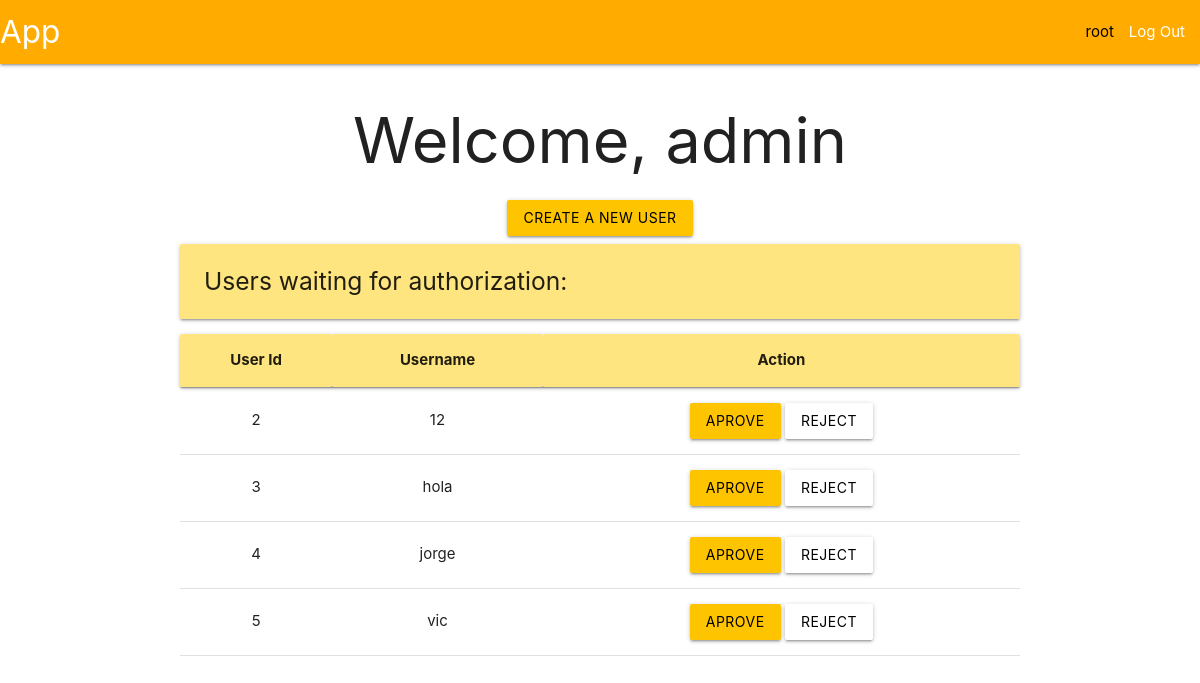
Before: /index/ (signed in) with the older database file.
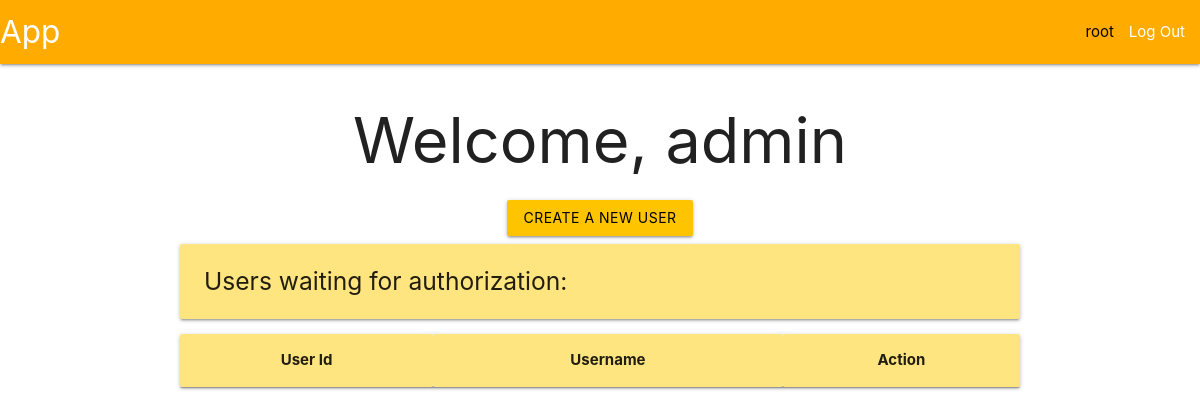
After: the same page with the newer database file.
### tables this page shows
CREATE TABLE user (
    id INTEGER PRIMARY KEY AUTOINCREMENT,
    username TEXT UNIQUE NOT NULL,
    password TEXT NOT NULL,
    role TEXT NOT NULL,
    auth INTEGER DEFAULT 0
);

### app/user.py (the view, shortened to what this page needs)
@bp.route('/', methods=('POST', 'GET'))
@login_required
def index():
    db = get_db()
    db = get_db()
    users = db.execute(
        'SELECT id, username FROM user WHERE auth = 0'
    ).fetchall()
    return render_template('index/index.html', users=users)

### app/auth.py (called while the page is built)
@bp.before_app_request
def load_logged_in_user():
    user_id = session.get('user_id')
    if user_id is None:
        g.user = None
    else:
        g.user = get_db().execute(
            "SELECT * FROM user WHERE id = ?",
            (user_id,)
        ).fetchone()

def login_required(view):
    @functools.wraps(view)
    def wrapped_view(**kwargs):
        if g.user is None:
            return redirect(url_for('auth.login'))
        return view(**kwargs)
    return wrapped_view

### app/db.py (called while the page is built)
def get_db():
    if 'db' not in g:
        g.db = sqlite3.connect(
            current_app.config['DATABASE'],
            detect_types = sqlite3.PARSE_DECLTYPES
        )
        g.db.row_factory = sqlite3.Row
    return g.db

### app/templates/index/index.html
{% extends 'base.html' %}
{% block header %}
  <h1>{% block title %}Welcome, {{ g.user['role'] }}{% endblock %}</h1>
{% endblock %}
{% block content %}
  {% if g.user['role'] == 'admin' %}
    <form method="POST">
      <button class="btn waves-effect waves-ligth amber accent-3 black-text" type="submit" value="create" name="create">Create a new user</button>
    </form>
    <div class="left-align">
      <h5 class="card-panel amber accent-1">Users waiting for authorization: </h5>
    </div>
    <table class="centered">
      <thead class="card-panel amber accent-1">
        <tr>
          <th>User Id</th>
          <th>Username</th>
          <th>Action</th>
        </tr>
      </thead>
      <tbody>
        {% for user in users %}
        <tr>
          <td>{{ user['id'] }}</td>
          <td>{{ user['username']}}</td>
          <td>
            <form method="POST">
              <button class="btn waves-effect waves-ligth amber accent-3 black-text" type="submit" name="aprove" value="{{ user['id'] }}">Aprove</button>
              <button class="btn waves-effect waves-ligth white black-text" type="submit" name="reject" value="{{ user['id'] }}">Reject</button>
            </form>
          </td>
        </tr>
        {% endfor %}
      </tbody>
    </table>
  {% endif %}
{% endblock %}

### app/templates/base.html (shortened to what this page needs)
<!DOCTYPE html>
<link rel="stylesheet" href="{{ url_for('static', filename='materialize.css') }}">
<link rel="stylesheet" href="{{ url_for('static', filename='style.css') }}">
<nav>
    <div class="nav-wrapper amber accent-4">
      <a href="#" class="brand-logo">App</a>
      <ul class="right hide-n black-text text-black">
        {% if g.user %}
            <li><span>{{ g.user['username'] }}</span>
            <li><a href="{{ url_for('auth.logout') }}">Log Out</a>
        {% else %}
            <li><a href="{{ url_for('auth.register') }}">Register</a>
            <li><a href="{{ url_for('auth.login') }}">Log In</a>
        {% endif %}
      </ul>
    </div>
</nav>
<section class="content container center-align">
    <header>
        {% block header %}{% endblock %}
    </header>
    {% block content %}{% endblock %}
</section>

Changed rows visible on the page:
removed user: id "2", username "12"
removed user: id "3", username "hola"
removed user: id "4", username "jorge"
removed user: id "5", username "vic"
